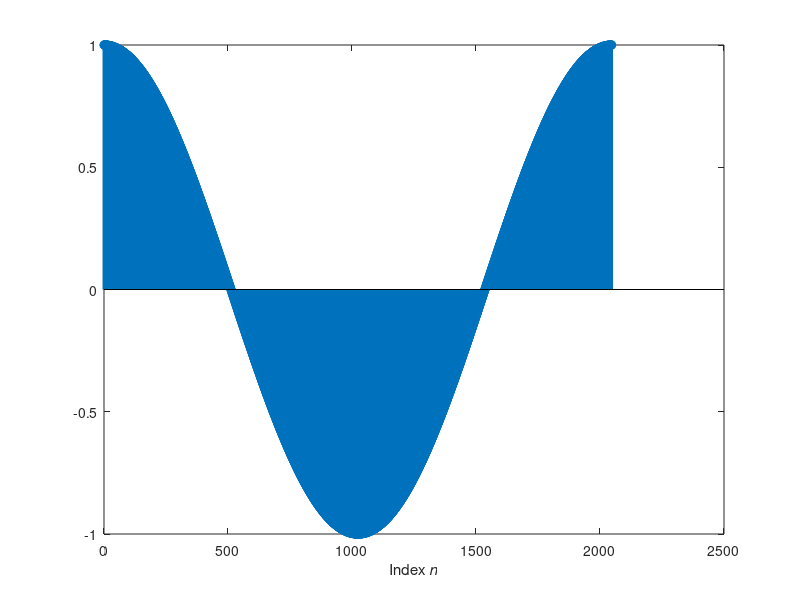

This figure's MATLAB source: (Note: this script raises an error after producing the figure.)
% calculate the dft via different algorithms

clear all
close all
clc

%% calculated DFT using different algorithms
% define parameters
f_0 = 1;                        % signal frequency
N = 2048;                       % number of samples (power of 2)
number_periodes = 1;            % sampled periodes
sampl_freq = N/number_periodes; % sampling frequency

n = 0:N-1;                      % discrete time vector

% generate and plot y
y = cos(2*pi*f_0.*n/sampl_freq);% signal

figure
stem(n, y, 'LineWidth', 2)
xlabel('Index {\itn}')

% calculate dfts using different algorithms
% dft_msmp
tic
dft = dftMSMP(y);
dft_time = toc;
% fft_msmp
tic
ft = fftMSMP(y);
ft_time = toc;

% plot results from different algorithms
figure
hold all
stem(abs(dft), 'LineWidth', 2)
stem(abs(ft), 'LineWidth', 2)
legend('DFT MSMP', 'FFT MSMP')
xlabel('Index {\itk}')

disp(['Time for DFT: ', num2str(dft_time), 's'])
disp(['Time for FFT: ', num2str(ft_time), 's'])

%% OPTIONAL:
% TODO: plot the computation time as a function of the length of y using
% different algorithms



    